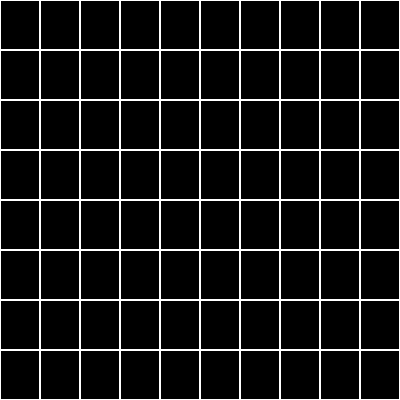
Frame 1 (no input)
Frame 60 (the mouse pressed at the canvas centre just before this capture): identical to frame 1, image omitted
Frame 120 (the mouse held since frame 60 and released just before this capture): identical to frame 1, image omitted

The Processing sketch that drew this single still picture (run headless with seeded random() and noise(); from frame 60 on, the mouse is pressed at the canvas centre):

// Processing sketch: processing_23991
// ── processing_23991.pde

float colonnes = 10;
float rangees = 8;

void setup(){
  size(400,400);
  smooth();
  noStroke();
}

void draw(){
  background(255);
  
  float largeurColonne = width/colonnes;
  float hateurRangee = height/rangees;
  
  fill(0);
  for(int i=0 ; i < colonnes ; i++){  
    for(int j=0 ; j < rangees ; j++){  
      float x = i*largeurColonne;
      float y = j*hateurRangee;
      rect( x+1 , y+1 , largeurColonne-2 , hateurRangee-2 );
    }
  }
}
